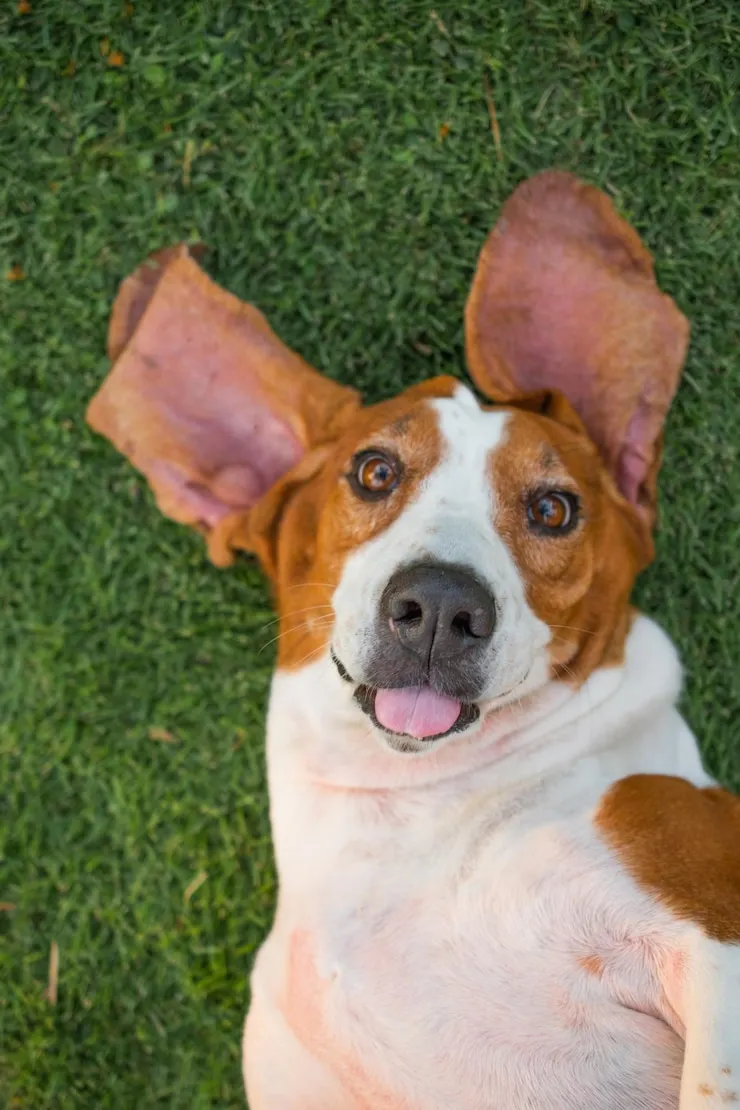
#> input picture Tema_4.3/Sources/Perro.png, 740 x 1110 px, found by its file name
$ python filtroRelieve.py
#> lines starting #> are read from the running program, lines starting #| are printed output that depends on the picture
import cv2
import numpy as np

# Cargamos la imagen en escala de grises
img = cv2.imread('Tema_4.3/Sources/Perro.png', cv2.IMREAD_GRAYSCALE)
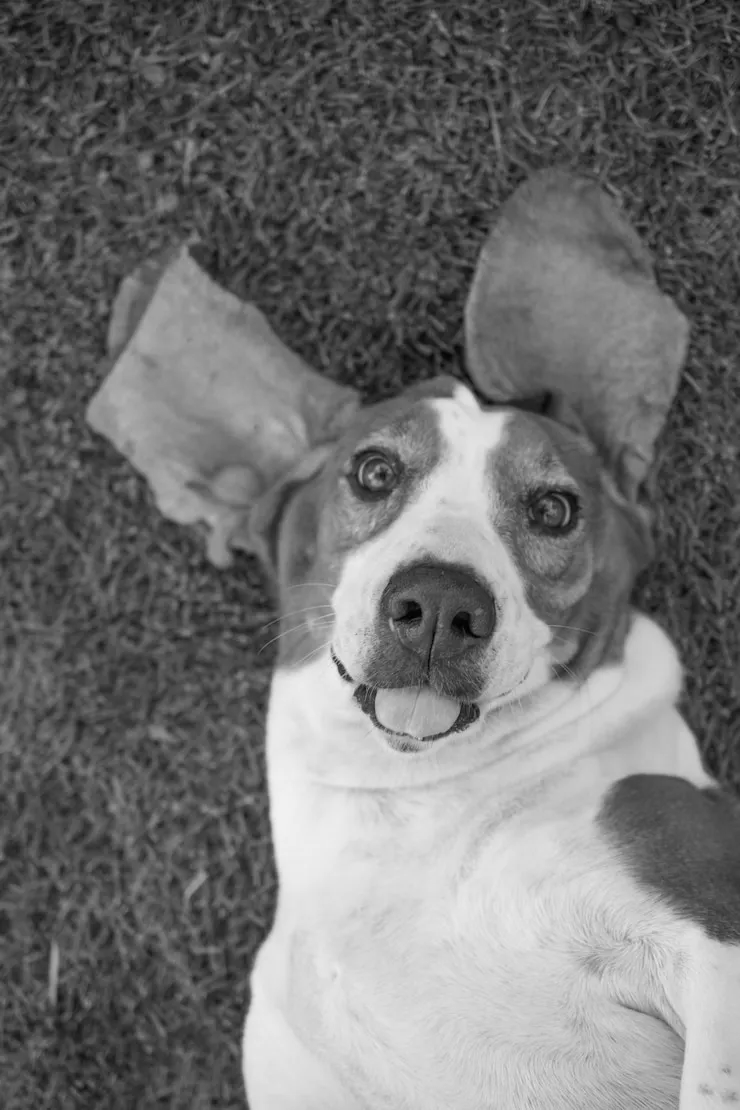
#> img: shape (1110, 740); min 0, max 241, mean 113.9

# Redimensionamos la imagen a la mitad
alto, ancho = img.shape
#> alto = 1110; ancho = 740
img_reducida = cv2.resize(img, (ancho // 2, alto // 2))

# Kernel para efecto relieve
kernel_relieve = np.array([[-2, -1, 0],
                           [-1,  1, 1],
                           [ 0,  1, 2]])

# Aplicamos el filtro de relieve
relieve = cv2.filter2D(img_reducida, -1, kernel_relieve)
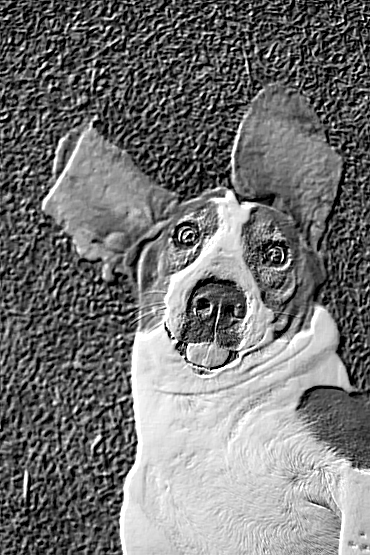
#> relieve: shape (555, 370); min 0, max 255, mean 116.2

# Ajustamos contraste sumando 128 (opcional)
relieve = cv2.convertScaleAbs(relieve + 128)
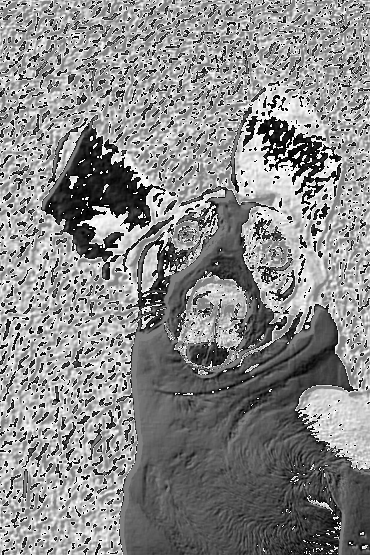
#> relieve: shape (555, 370); min 0, max 255, mean 136.5

# Mostramos los resultados
cv2.imshow('Original reducida', img_reducida)
cv2.imshow('Relieve', relieve)
cv2.waitKey(0)
cv2.destroyAllWindows()
